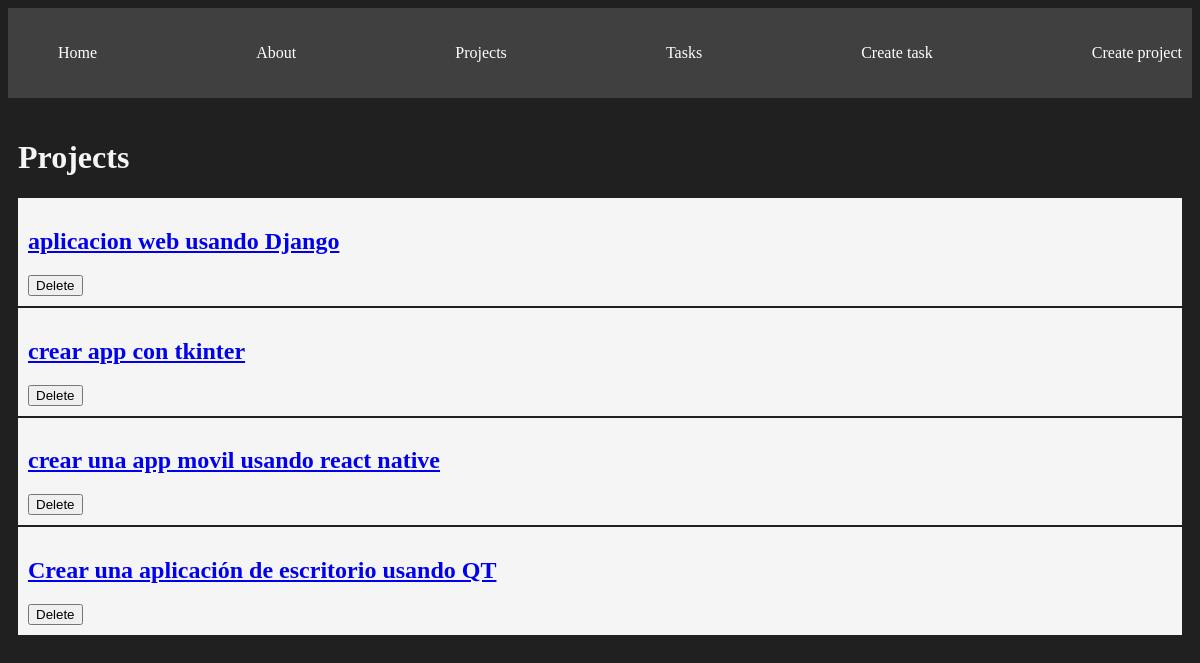
The page /projects/ on the database as committed earlier.
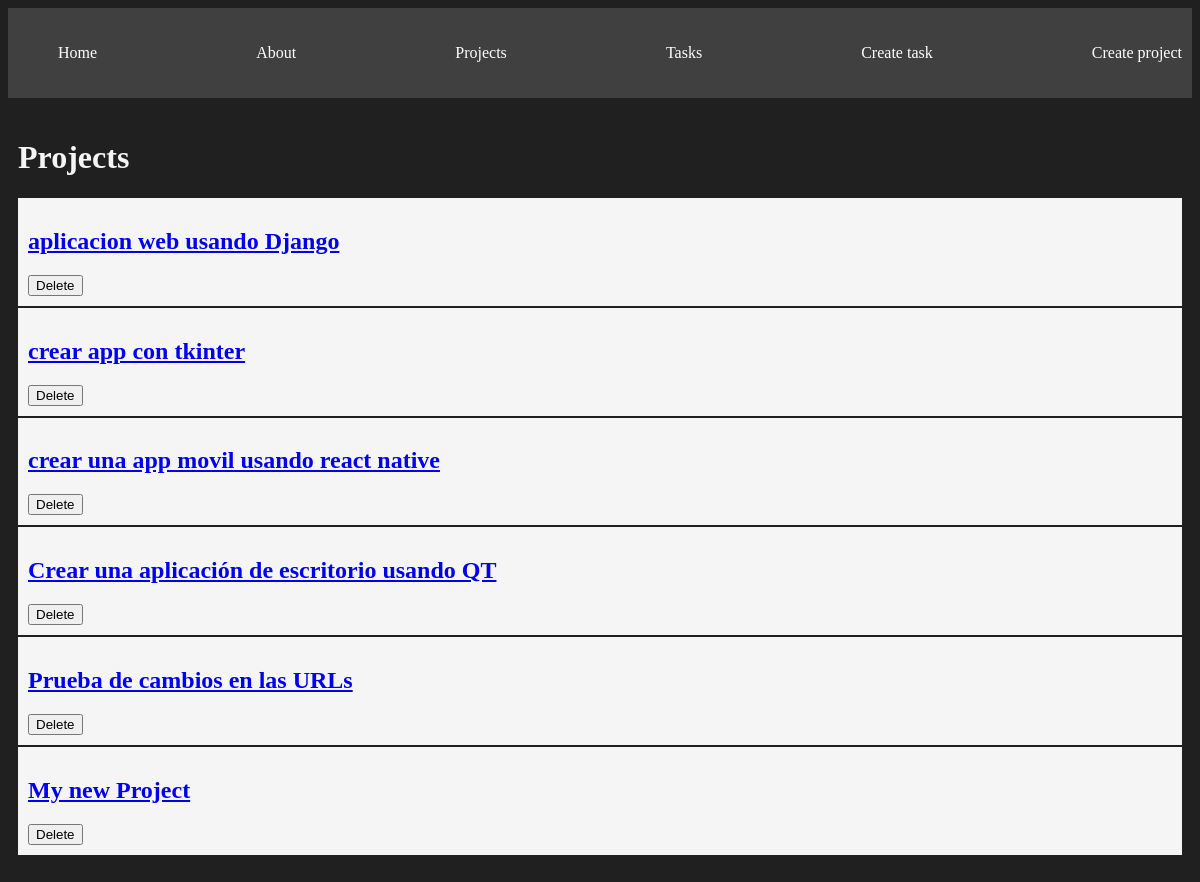
The same page on the database as committed later.
### myapp/models.py (models this page shows, shortened)
class Project(models.Model):
    name = models.CharField(max_length=200)

### myapp/views.py (the view)
# urls.py: path('projects/', views.projects, name='projects'),
def projects(request):
    projects = Project.objects.all()
    return render(request, 'projects/projects.html', {
        'projects': projects
    })

### myapp/templates/projects/projects.html
{% extends 'layouts/base.html' %}
{% block content %}
<h1>Projects</h1>
{% for project in projects %}
<article class="card">
    <a href="{% url 'project_detail' project.id %}">
        <h1>{{project.name}}</h1>
        <button>
            Delete
        </button>
    </a>
</article>
{% endfor %}
{% endblock %}

Rows that differ between the two databases and show on the page:
added Project: name "Prueba de cambios en las URLs"
added Project: name "My new Project"
